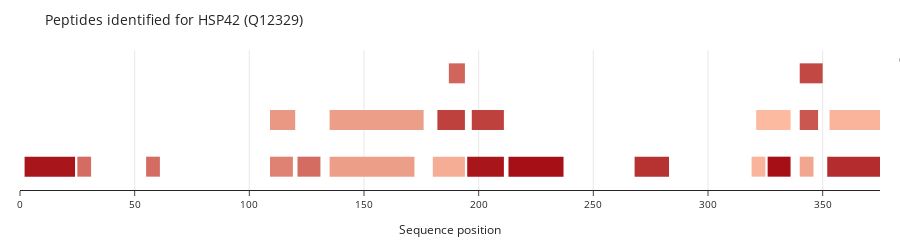

The cell this chart's notebook holds for it:
### Code cell
yeast_peptides = pd.read_csv("./MaxQuant_Output/MaxQuantOutput/peptides.txt", sep='\t')

pa, pg = peptide_atlas(yeast_peptides, "HSP42", gap=1)
pa.update_layout(font_size=10).show()

### Figure 1 — Plotly figure (JSON) as saved in the notebook; plotly's stock layout.template omitted (floating-point values rounded to 4 significant figures)
{"data": [{"hovertemplate": "% quantified=0.0<br>Sequence=DEEIKATYNNGLLQIK<br>Sequence position=%{x}<br>Trace=%{y}<extra></extra>", "legendgroup": "0.0", "line": {"color": "rgb(252.0, 187.0, 161.0)", "dash": "solid", "width": 20}, "mode": "lines", "name": "0.0", "orientation": "v", "showlegend": true, "type": "scatter", "x": [336, 321], "xaxis": "x", "y": [1, 1], "yaxis": "y"}, {"hovertemplate": "% quantified=0.04<br>Sequence=IAIEEIPDEELEFEENPNPTVEN<br>Sequence position=%{x}<br>Trace=%{y}<extra></extra>", "legendgroup": "0.04", "line": {"color": "rgb(248.52, 180.12, 155.4)", "dash": "solid", "width": 20}, "mode": "lines", "name": "0.04", "orientation": "v", "showlegend": true, "type": "scatter", "x": [353, 375], "xaxis": "x", "y": [1, 1], "yaxis": "y"}, {"hovertemplate": "% quantified=0.04<br>Sequence=IKDEEIK<br>Sequence position=%{x}<br>Trace=%{y}<extra></extra>", "legendgroup": "0.04", "line": {"color": "rgb(248.52, 180.12, 155.4)", "dash": "solid", "width": 20}, "mode": "lines", "name": "0.04", "orientation": "v", "showlegend": false, "type": "scatter", "x": [325, 319], "xaxis": "x", "y": [0, 0], "yaxis": "y"}, {"hovertemplate": "% quantified=0.08<br>Sequence=DKSEAPKEEAGETNK<br>Sequence position=%{x}<br>Trace=%{y}<extra></extra>", "legendgroup": "0.08", "line": {"color": "rgb(245.04, 173.24, 149.8)", "dash": "solid", "width": 20}, "mode": "lines", "name": "0.08", "orientation": "v", "showlegend": true, "type": "scatter", "x": [180, 194], "xaxis": "x", "y": [0, 0], "yaxis": "y"}, {"hovertemplate": "% quantified=0.12<br>Sequence=IVNDTEK<br>Sequence position=%{x}<br>Trace=%{y}<extra></extra>", "legendgroup": "0.12", "line": {"color": "rgb(241.56, 166.36, 144.2)", "dash": "solid", "width": 20}, "mode": "lines", "name": "0.12", "orientation": "v", "showlegend": true, "type": "scatter", "x": [340, 346], "xaxis": "x", "y": [0, 0], "yaxis": "y"}, {"hovertemplate": "% quantified=0.17<br>Sequence=TNQQANSLNDLLTALIGVPPYEGTEPEIEANTEQEGEK<br>Sequence position=%{x}<br>Trace=%{y}<extra></extra>", "legendgroup": "0.17", "line": {"color": "rgb(237.21, 157.76, 137.2)", "dash": "solid", "width": 20}, "mode": "lines", "name": "0.17", "orientation": "v", "showlegend": true, "type": "scatter", "x": [135, 172], "xaxis": "x", "y": [0, 0], "yaxis": "y"}, {"hovertemplate": "% quantified=0.17<br>Sequence=TNQQANSLNDLLTALIGVPPYEGTEPEIEANTEQEGEKGEEK<br>Sequence position=%{x}<br>Trace=%{y}<extra></extra>", "legendgroup": "0.17", "line": {"color": "rgb(237.21, 157.76, 137.2)", "dash": "solid", "width": 20}, "mode": "lines", "name": "0.17", "orientation": "v", "showlegend": false, "type": "scatter", "x": [176, 135], "xaxis": "x", "y": [1, 1], "yaxis": "y"}, {"hovertemplate": "% quantified=0.21<br>Sequence=QEDGGEDSNSRR<br>Sequence position=%{x}<br>Trace=%{y}<extra></extra>", "legendgroup": "0.21", "line": {"color": "rgb(233.73, 150.88, 131.6)", "dash": "solid", "width": 20}, "mode": "lines", "name": "0.21", "orientation": "v", "showlegend": true, "type": "scatter", "x": [109, 120], "xaxis": "x", "y": [1, 1], "yaxis": "y"}, {"hovertemplate": "% quantified=0.33<br>Sequence=QEDGGEDSNSR<br>Sequence position=%{x}<br>Trace=%{y}<extra></extra>", "legendgroup": "0.33", "line": {"color": "rgb(223.29, 130.24, 114.8)", "dash": "solid", "width": 20}, "mode": "lines", "name": "0.33", "orientation": "v", "showlegend": true, "type": "scatter", "x": [109, 119], "xaxis": "x", "y": [0, 0], "yaxis": "y"}, {"hovertemplate": "% quantified=0.46<br>Sequence=GQQGYPR<br>Sequence position=%{x}<br>Trace=%{y}<extra></extra>", "legendgroup": "0.46", "line": {"color": "rgb(211.98, 107.88, 96.6)", "dash": "solid", "width": 20}, "mode": "lines", "name": "0.46", "orientation": "v", "showlegend": true, "type": "scatter", "x": [25, 31], "xaxis": "x", "y": [0, 0], "yaxis": "y"}, {"hovertemplate": "% quantified=0.46<br>Sequence=YPSYYHCNTAR<br>Sequence position=%{x}<br>Trace=%{y}<extra></extra>", "legendgroup": "0.46", "line": {"color": "rgb(211.98, 107.88, 96.6)", "dash": "solid", "width": 20}, "mode": "lines", "name": "0.46", "orientation": "v", "showlegend": false, "type": "scatter", "x": [121, 131], "xaxis": "x", "y": [0, 0], "yaxis": "y"}, {"hovertemplate": "% quantified=0.46<br>Sequence=HHPLYSR<br>Sequence position=%{x}<br>Trace=%{y}<extra></extra>", "legendgroup": "0.46", "line": {"color": "rgb(211.98, 107.88, 96.6)", "dash": "solid", "width": 20}, "mode": "lines", "name": "0.46", "orientation": "v", "showlegend": false, "type": "scatter", "x": [55, 61], "xaxis": "x", "y": [0, 0], "yaxis": "y"}, {"hovertemplate": "% quantified=0.5<br>Sequence=EEAGETNK<br>Sequence position=%{x}<br>Trace=%{y}<extra></extra>", "legendgroup": "0.5", "line": {"color": "rgb(208.5, 101.0, 91.0)", "dash": "solid", "width": 20}, "mode": "lines", "name": "0.5", "orientation": "v", "showlegend": true, "type": "scatter", "x": [194, 187], "xaxis": "x", "y": [2, 2], "yaxis": "y"}, {"hovertemplate": "% quantified=0.58<br>Sequence=IVNDTEKPK<br>Sequence position=%{x}<br>Trace=%{y}<extra></extra>", "legendgroup": "0.58", "line": {"color": "rgb(201.54000000000002, 87.24000000000001, 79.80000000000001)", "dash": "solid", "width": 20}, "mode": "lines", "name": "0.58", "orientation": "v", "showlegend": true, "type": "scatter", "x": [340, 348], "xaxis": "x", "y": [1, 1], "yaxis": "y"}, {"hovertemplate": "% quantified=0.67<br>Sequence=IVNDTEKPKPK<br>Sequence position=%{x}<br>Trace=%{y}<extra></extra>", "legendgroup": "0.67", "line": {"color": "rgb(193.70999999999998, 71.75999999999999, 67.19999999999999)", "dash": "solid", "width": 20}, "mode": "lines", "name": "0.67", "orientation": "v", "showlegend": true, "type": "scatter", "x": [340, 350], "xaxis": "x", "y": [2, 2], "yaxis": "y"}, {"hovertemplate": "% quantified=0.71<br>Sequence=PLNQLEESSRPPLAK<br>Sequence position=%{x}<br>Trace=%{y}<extra></extra>", "legendgroup": "0.71", "line": {"color": "rgb(190.23000000000002, 64.88000000000001, 61.60000000000001)", "dash": "solid", "width": 20}, "mode": "lines", "name": "0.71", "orientation": "v", "showlegend": true, "type": "scatter", "x": [197, 211], "xaxis": "x", "y": [1, 1], "yaxis": "y"}, {"hovertemplate": "% quantified=0.71<br>Sequence=SEAPKEEAGETNK<br>Sequence position=%{x}<br>Trace=%{y}<extra></extra>", "legendgroup": "0.71", "line": {"color": "rgb(190.23000000000002, 64.88000000000001, 61.60000000000001)", "dash": "solid", "width": 20}, "mode": "lines", "name": "0.71", "orientation": "v", "showlegend": false, "type": "scatter", "x": [194, 182], "xaxis": "x", "y": [1, 1], "yaxis": "y"}, {"hovertemplate": "% quantified=0.79<br>Sequence=AFHIDYHPSSHEMLIK<br>Sequence position=%{x}<br>Trace=%{y}<extra></extra>", "legendgroup": "0.79", "line": {"color": "rgb(183.26999999999998, 51.120000000000005, 50.39999999999999)", "dash": "solid", "width": 20}, "mode": "lines", "name": "0.79", "orientation": "v", "showlegend": true, "type": "scatter", "x": [268, 283], "xaxis": "x", "y": [0, 0], "yaxis": "y"}, {"hovertemplate": "% quantified=0.83<br>Sequence=RIAIEEIPDEELEFEENPNPTVEN<br>Sequence position=%{x}<br>Trace=%{y}<extra></extra>", "legendgroup": "0.83", "line": {"color": "rgb(179.79000000000002, 44.24000000000001, 44.80000000000001)", "dash": "solid", "width": 20}, "mode": "lines", "name": "0.83", "orientation": "v", "showlegend": true, "type": "scatter", "x": [375, 352], "xaxis": "x", "y": [0, 0], "yaxis": "y"}, {"hovertemplate": "% quantified=0.96<br>Sequence=EKPLNQLEESSRPPLAK<br>Sequence position=%{x}<br>Trace=%{y}<extra></extra>", "legendgroup": "0.96", "line": {"color": "rgb(168.48000000000002, 21.879999999999995, 26.599999999999994)", "dash": "solid", "width": 20}, "mode": "lines", "name": "0.96", "orientation": "v", "showlegend": true, "type": "scatter", "x": [211, 195], "xaxis": "x", "y": [0, 0], "yaxis": "y"}, {"hovertemplate": "% quantified=0.96<br>Sequence=SFYQPSLSLYDVLNALSNQTGQR<br>Sequence position=%{x}<br>Trace=%{y}<extra></extra>", "legendgroup": "0.96", "line": {"color": "rgb(168.48000000000002, 21.879999999999995, 26.599999999999994)", "dash": "solid", "width": 20}, "mode": "lines", "name": "0.96", "orientation": "v", "showlegend": false, "type": "scatter", "x": [24, 2], "xaxis": "x", "y": [0, 0], "yaxis": "y"}, {"hovertemplate": "% quantified=1.0<br>Sequence=SSSFAHLQAPSPIPDPLQVSKPETR<br>Sequence position=%{x}<br>Trace=%{y}<extra></extra>", "legendgroup": "1.0", "line": {"color": "rgb(165.0, 15.0, 21.0)", "dash": "solid", "width": 20}, "mode": "lines", "name": "1.0", "orientation": "v", "showlegend": true, "type": "scatter", "x": [237, 213], "xaxis": "x", "y": [0, 0], "yaxis": "y"}, {"hovertemplate": "% quantified=1.0<br>Sequence=ATYNNGLLQIK<br>Sequence position=%{x}<br>Trace=%{y}<extra></extra>", "legendgroup": "1.0", "line": {"color": "rgb(165.0, 15.0, 21.0)", "dash": "solid", "width": 20}, "mode": "lines", "name": "1.0", "orientation": "v", "showlegend": false, "type": "scatter", "x": [336, 326], "xaxis": "x", "y": [0, 0], "yaxis": "y"}], "layout": {"font": {"size": 10}, "height": 190, "legend": {"title": {"text": "% quantified"}, "tracegroupgap": 0}, "margin": {"autoexpand": false, "b": 50, "l": 20, "r": 20, "t": 50}, "title": {"text": "Peptides identified for HSP42 (Q12329)"}, "xaxis": {"anchor": "y", "domain": [0, 1], "range": [0, 375], "showgrid": true, "title": {"text": "Sequence position"}}, "yaxis": {"anchor": "x", "domain": [0, 1], "range": [-0.5, 2.5], "title": {"text": "Trace"}, "visible": false}}}
